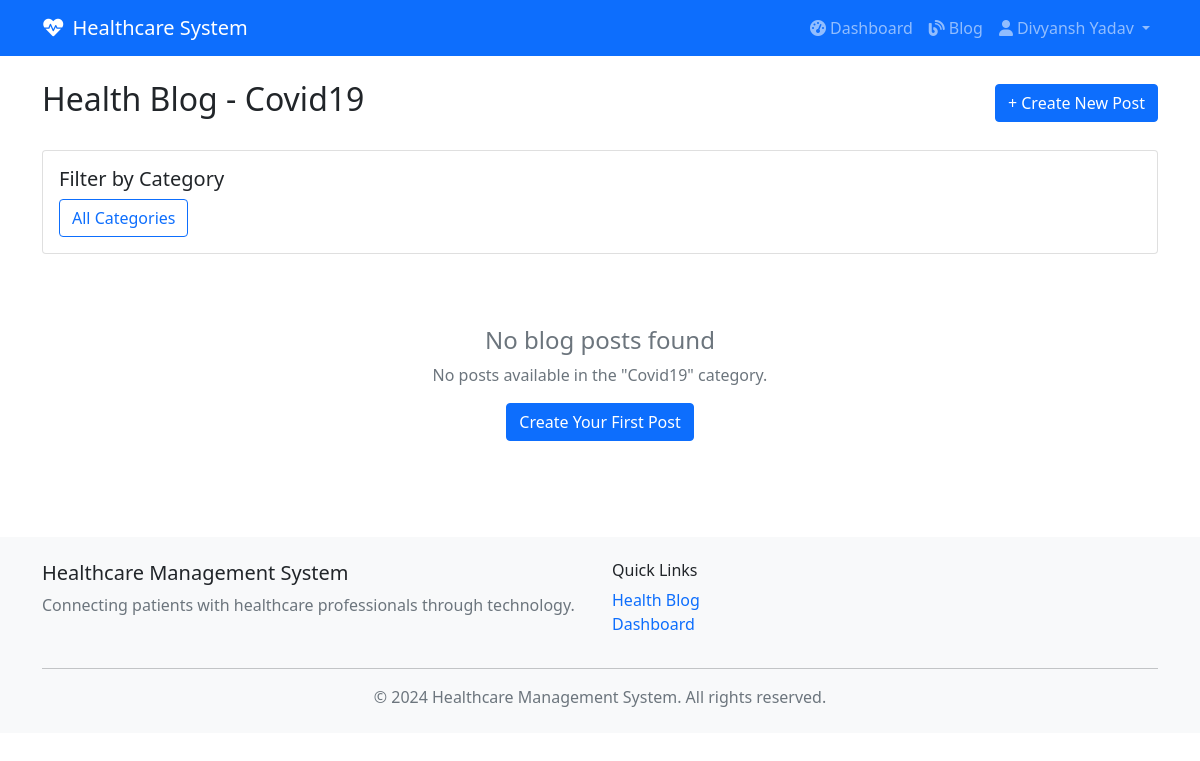
Before: /blog/posts/?category=Covid19 (signed in) with the older database file.
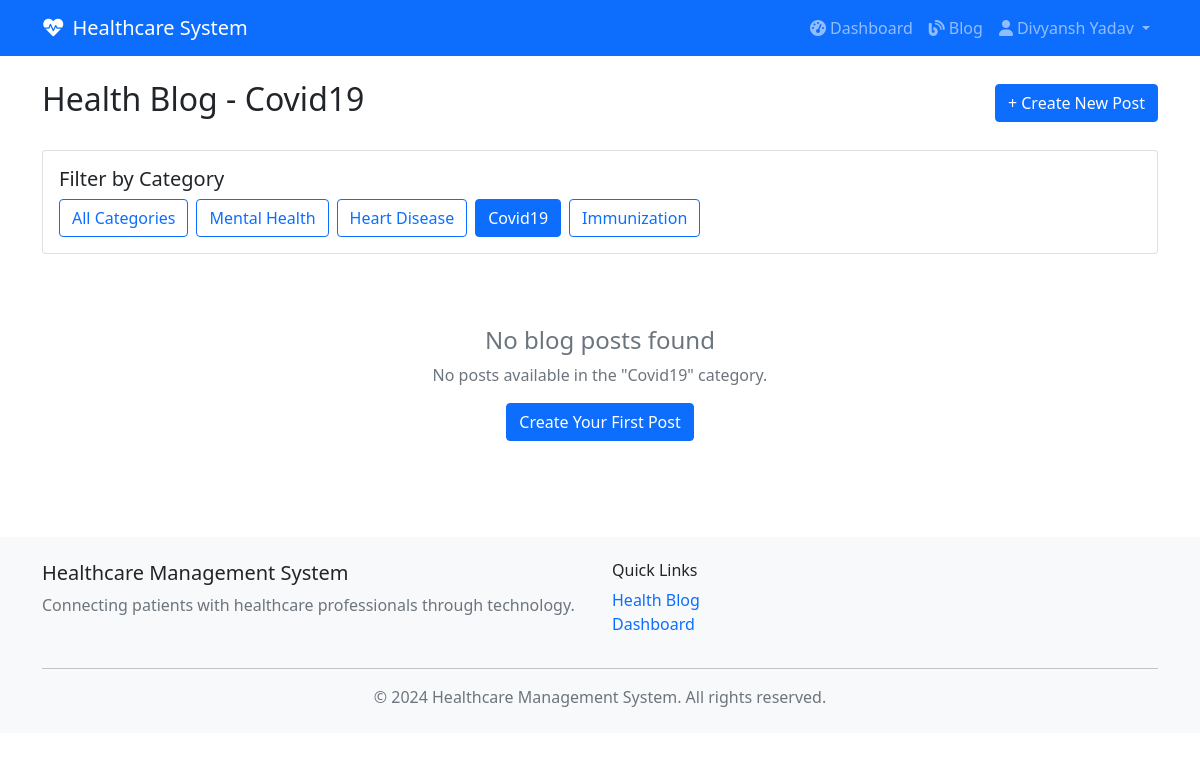
After: the same page with the newer database file.
### taskapp/models.py (models this page shows, shortened)
class BlogCategory(models.Model):
    name = models.CharField(max_length=100, unique=True)
    description = models.TextField(blank=True)
    created_at = models.DateTimeField(auto_now_add=True)
    class Meta:
        verbose_name_plural = "Blog Categories"

### taskapp/views.py (the view)
# urls.py: path('blog/posts/', views.view_blog_posts, name='view_blog_posts'),
@login_required
def view_blog_posts(request):
    categories = BlogCategory.objects.all()
    selected_category = request.GET.get('category')
    if selected_category:
        posts = BlogPost.objects.filter(category__name=selected_category, status='published')
        category_name = selected_category
    else:
        posts = BlogPost.objects.filter(status='published')
        category_name = 'All Categories'
    paginator = Paginator(posts, 6)
    page_number = request.GET.get('page')
    page_obj = paginator.get_page(page_number)
    context = {
        'posts': page_obj,
        'categories': categories,
        'selected_category': selected_category,
        'category_name': category_name,
    }
    return render(request, 'accounts/view_blog_posts.html', context)

### taskapp/templates/accounts/view_blog_posts.html (shortened to what the changed rows need)
{% extends 'accounts/base.html' %}
{% block content %}
<div class="row">
    <div class="col-md-12">
        <div class="d-flex justify-content-between align-items-center mb-4">
            <h2>Health Blog - {{ category_name }}</h2>
            {% if user.profile.user_type == 'doctor' %}
                <a href="{% url 'create_blog_post' %}" class="btn btn-primary">+ Create New Post</a>
            {% endif %}
        </div>
        <div class="card mb-4">
            <div class="card-body">
                <div class="d-flex flex-wrap gap-2">
                    <a href="{% url 'view_blog_posts' %}" class="btn btn-outline-primary {% if not selected_category %}active{% endif %}">All Categories</a>
                    {% for category in categories %}
                        <a href="{% url 'view_blog_posts' %}?category={{ category.name }}"
                           class="btn btn-outline-primary {% if selected_category == category.name %}active{% endif %}">
                            {{ category.name }}
                        </a>
                    {% endfor %}
                </div>
            </div>
        </div>
        {% if posts %}
            <div class="row">
                {% for post in posts %}
                    <div class="col-md-4 mb-4">
                        <div class="card h-100">
                            {% if post.image %}
                                <img src="{{ post.image.url }}" class="card-img-top" alt="{{ post.title }}" style="height: 250px; object-fit: cover;">
                            {% else %}
                                <div class="card-img-top bg-light d-flex align-items-center justify-content-center" style="height: 250px;">
                                    <div class="text-center">
                                        <i class="fas fa-image fa-3x text-muted mb-2"></i>
                                        <p class="text-muted">No Image</p>
                                    </div>
                                </div>
                            {% endif %}
                            <div class="card-body d-flex flex-column">
                                <div class="mb-2">
                                    <span class="badge bg-primary">{{ post.category.name }}</span>
                                </div>
                                <h5 class="card-title">{{ post.title }}</h5>
                                <p class="card-text flex-grow-1">{{ post.get_truncated_summary }}</p>
                                <div class="mt-auto">
                                    <div class="d-flex justify-content-between align-items-center">
                                        <small class="text-muted">
                                            By Dr. {{ post.author.first_name }} {{ post.author.last_name }}
                                            <br>
                                            {{ post.created_at|date:"M d, Y" }}
                                        </small>
                                        <a href="{% url 'blog_post_detail' post.id %}" class="btn btn-outline-primary btn-sm">Read More</a>
                                    </div>
                                </div>
                            </div>
                        </div>
                    </div>
                {% endfor %}
            </div>
            {% if posts.has_other_pages %}
                <nav aria-label="Blog posts pagination">
                    <ul class="pagination justify-content-center">
                        {% if posts.has_previous %}
                            <li class="page-item">
                                <a class="page-link" href="?page={{ posts.previous_page_number }}{% if selected_category %}&category={{ selected_category }}{% endif %}">Previous</a>
                            </li>
                        {% endif %}
                        {% for num in posts.paginator.page_range %}
                            {% if posts.number == num %}
                                <li class="page-item active">
                                    <span class="page-link">{{ num }}</span>
                                </li>
                            {% elif num > posts.number|add:'-3' and num < posts.number|add:'3' %}
                                <li class="page-item">
                                    <a class="page-link" href="?page={{ num }}{% if selected_category %}&category={{ selected_category }}{% endif %}">{{ num }}</a>
                                </li>
                            {% endif %}
                        {% endfor %}
                        {% if posts.has_next %}
                            <li class="page-item">
                                <a class="page-link" href="?page={{ posts.next_page_number }}{% if selected_category %}&category={{ selected_category }}{% endif %}">Next</a>
                            </li>
                        {% endif %}
                    </ul>
                </nav>
            {% endif %}
        {% else %}
            <div class="text-center py-5">
                <h4 class="text-muted">No blog posts found</h4>
                <p class="text-muted">
                    {% if selected_category %}
                        No posts available in the "{{ selected_category }}" category.
                    {% else %}
                        No blog posts have been published yet.
                    {% endif %}
                </p>
                {% if user.profile.user_type == 'doctor' %}
                    <a href="{% url 'create_blog_post' %}" class="btn btn-primary">Create Your First Post</a>
                {% endif %}
            </div>
        {% endif %}
    </div>
</div>
{% endblock %}

Changed rows visible on the page:
added BlogCategory: name "Covid19"
added BlogCategory: name "Mental Health"
added BlogCategory: name "Heart Disease"
added BlogCategory: name "Immunization"
Other visible differences:
{{ category_name }}: "Covid19" → (not shown)
{{ selected_category }}: "Covid19" → (not shown)
